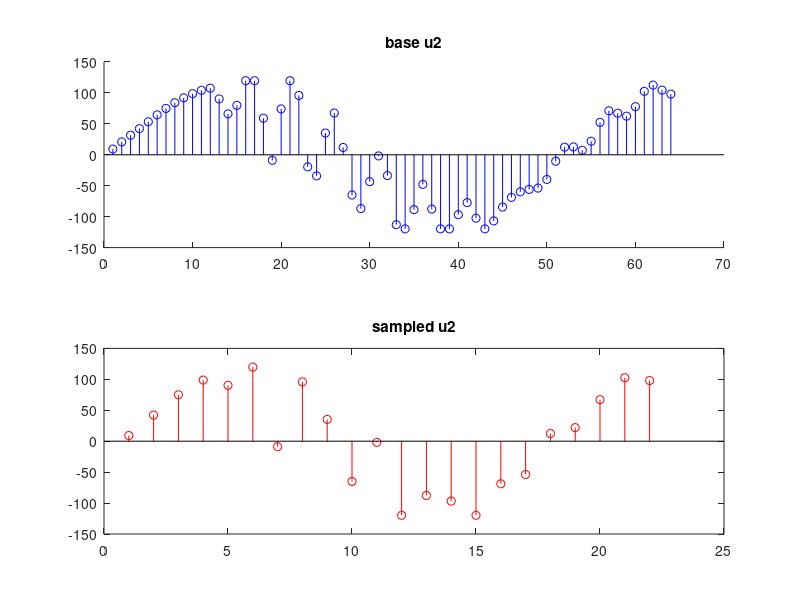

Write MATLAB code to recreate this figure. (Note: this script raises an error after producing the figure.)
close all; clear; clc;
load power

figure;
subplot(2,1,1);
hold on;
stem(u2, 'b')
title('base u2')

subplot(2,1,2);
y = u2(1:3:end);
stem(y, 'r')
title('sampled u2')

figure;
[U, w1] = dtft(u2);
[Y, w2] = dtft(y);
hold on;
title('Comparison of DTFT')
plot(w1, abs(U), 'b');
plot(w2, abs(Y), 'r');
legend('U','Y');

%% low sampled u2
figure;
subplot(2,1,1);
hold on;
stem(u2, 'b')
title('u2')

subplot(2,1,2);
y = decimate(u2, 3);
stem(y, 'r')
title('decimated u2')

figure;
[U, w1] = dtft(u2);
[Y, w2] = dtft(y);
hold on;
plot(w1, abs(U), 'b');
plot(w2, abs(Y), 'r');
legend('U','Y');

